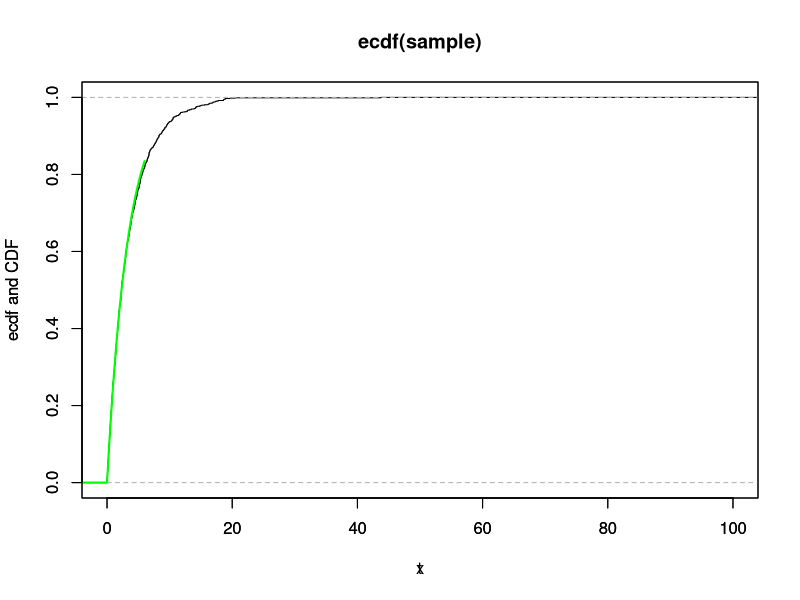

The R source for this figure:
sample = rexp(1000, rate=0.3)
SampleEcdf = ecdf(sample)
plot(SampleEcdf, xlim=c(0, 100), ylim=c(0,1), ylab = "ecdf and CDF")

par(new = TRUE)
t = seq(-6,6, 0.01) ##### would be better to choose the interval to be equal to xlim
x = pexp(t, rate=0.3)
plot( t, x, type='l', col='green', lwd=2, xlim=c(0, 100), ylim=c(0,1), ylab = "ecdf and CDF")
